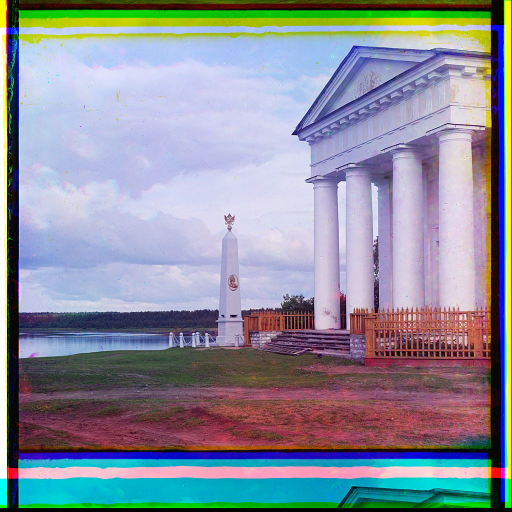
%> input picture ImageAlignment/data/20904v.jpg, 1024 x 1024 px, given in place of 01887u.tif, which was not available (shown at 1/2 size)
$ octave multiscale.m   (GNU Octave 9; MATLAB toolbox functions it lacks are replaced by stand-ins)
%> lines starting %> are read from the running program, lines starting %| are printed output that depends on the picture; pictures that were not available may be replaced by others from this repository, and a replacement may not be noted
%> further down, fullim is the input picture: size 1024x1024x3 uint8; mean R, G, B 139.9, 143.4, 155.7
### seperate_image.m
function [R, G, B] = seperate_image(fullim)

% convert to double matrix
fullim = int16(fullim);
%> fullim: size 1024x1024x3 int16

% compute the height of each part (just 1/3 of total)
height = floor(size(fullim,1)/3);
%> height = 341

% separate color channels
B = fullim(1:height,:);
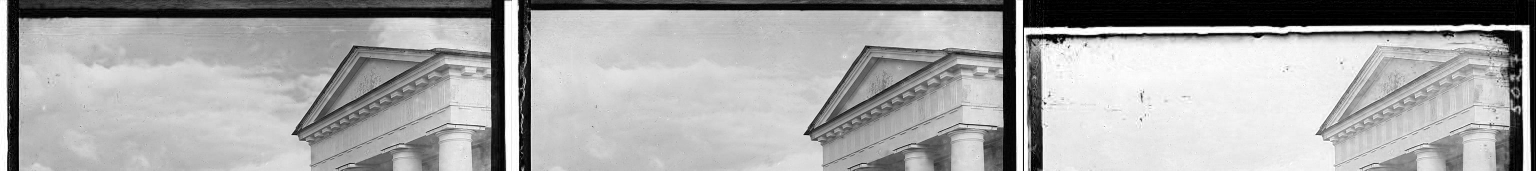
%> B: size 341x3072 int16 (shown at 1/2 size); min 0, max 255, mean 168
G = fullim(height+1:height*2,:);
R = fullim(height*2+1:height*3,:);

end

### multi_scale_shift_result.m
function [gi, gj, bi, bj]  = multi_scale_shift_result(R,inputG,inputB,inigi,inigj,inibi,inibj, search_window_size)

% Try to align G and B onto R
% return their shifted vertical and horizontal value

% R                     - the grayscale matrix of red channel, int
% G                     - the grayscale matrix of green channel, int
% B                     - the grayscale matrix of blue channel, int
% inigi, inigj          - the initial shifted values of G, the [1,1] point
% of the image G(the left top most pixel) will initially be shifted to
% locate at [1+inigi, 1+inigj]. In the single scale implementation, they
% should be 0.
% inibi, inibj          - same thing for image B
% search_window_size    - range of calculation, vertical shift from
% [inigi - search_window_size] to [inigi + search_window_size]

% get three images' size
[m, ~] = size(R);

if(m <= 400)
    [gi, gj, bi, bj] = single_scale_shift_result(R,inputG,inputB,inigi,inigj,inibi,inibj, search_window_size);
else
    scaledR = scaleBy2(R);
    scaledinputG = scaleBy2(inputG);
    scaledinputB = scaleBy2(inputB);

    [gi, gj, bi, bj] = multi_scale_shift_result(scaledR,scaledinputG,scaledinputB,inigi,inigj,inibi,inibj, search_window_size);

    [gi, gj, bi, bj] = single_scale_shift_result(R,inputG,inputB,2*gi,2*gj,2*bi,2*bj, 2);

end

end

### single_scale_shift_result.m
function [gi, gj, bi, bj]  = single_scale_shift_result(R,inputG,inputB,inigi,inigj,inibi,inibj, search_window_size)

% Try to align G and B onto R
% return their shifted vertical and horizontal value

% R                     - the grayscale matrix of red channel, int
% G                     - the grayscale matrix of green channel, int
% B                     - the grayscale matrix of blue channel, int
% inigi, inigj          - the initial shifted values of G, the [1,1] point
% of the image G(the left top most pixel) will initially be shifted to
% locate at [1+inigi, 1+inigj]. In the single scale implementation, they
% should be 0.
% inibi, inibj          - same thing for image B
% search_window_size    - range of calculation, vertical shift from
% [inigi - search_window_size] to [inigi + search_window_size]

R = int16(R);

G = int16(circshift(inputG, [inigi inigj]));

B = int16(circshift(inputB, [inibi inibj]));


% get three images' size
[m, n] = size(R);

% % % % % % % % % % % % % % % % % % % % % % % % % % % % % % % % % % % % %
% input parameters begin

% initialize search window size, -search_window_size ~ search_window_size,
% total search_window_size*2 + 1 overlapped images

% score_window should >= 0 and < 1/2
score_window = 1/4;

% input parameters end
% % % % % % % % % % % % % % % % % % % % % % % % % % % % % % % % % % % % %

% record all scores, maybe I want to plot them later
scoreOfRandG(1:search_window_size * 2 + 1,1:search_window_size * 2 + 1) = 0;
scoreOfRandB = scoreOfRandG;

% initialize the max score to 0
maxScoreForRandG = 0;
maxScoreForRandB = 0;

for i = -search_window_size:search_window_size
    for j = -search_window_size:search_window_size

        indexI = i+search_window_size+1; indexJ = j+search_window_size+1;
        scoreOfRandG(indexI,indexJ) = BrennerGradientScore((R + circshift(G,[i j]))/2,m*score_window,m*(1-score_window),n*score_window,n*(1-score_window));
        scoreOfRandB(indexI,indexJ) = BrennerGradientScore((R + circshift(B,[i j]))/2,m*score_window,m*(1-score_window),n*score_window,n*(1-score_window));

        if(maxScoreForRandG < scoreOfRandG(indexI,indexJ))
            maxScoreForRandG = scoreOfRandG(indexI,indexJ);
            gi = i;gj = j;
        end

        if(maxScoreForRandB < scoreOfRandB(indexI,indexJ))
            maxScoreForRandB = scoreOfRandB(indexI,indexJ);
            bi = i;bj = j;
        end
    end
end

gi = gi + inigi;gj = gj + inigj;bi = bi + inibi; bj = bj + inibj;

end

### multiscale.m

% CSCI 4527/6527: Project 1, starter Matlab code
clear;

% name of the input file, jpg
[imfolder, imname, format] = fileparts('./data/01887u.tif');

% read in the image
fullim = imread(strcat(imfolder,'/',imname,format));

% seperate the image into three channels
[R, G, B] = seperate_image(fullim);
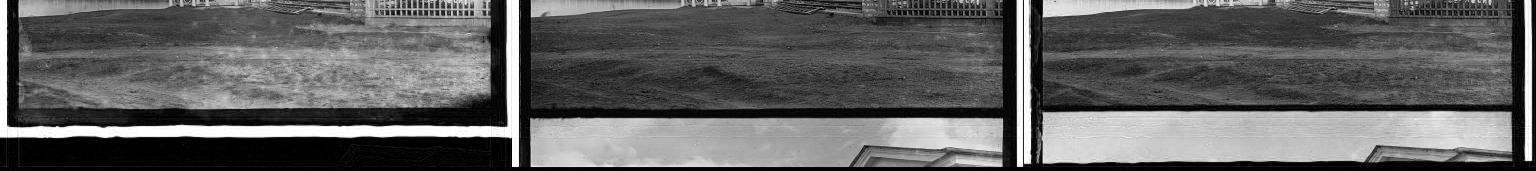
%> R: size 341x3072 int16 (shown at 1/2 size); min 0, max 255, mean 97.5
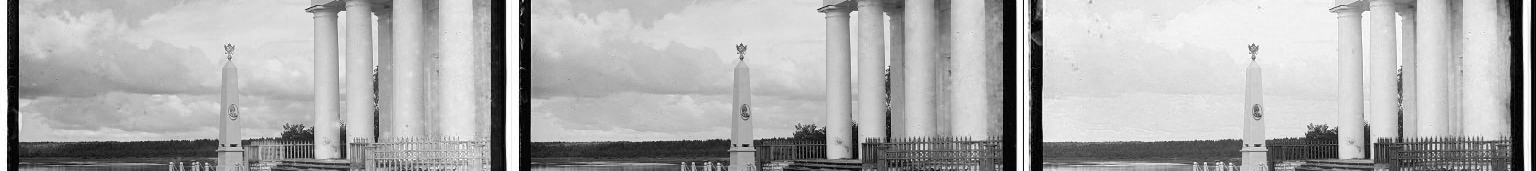
%> G: size 341x3072 int16 (shown at 1/2 size); min 0, max 255, mean 173.9

[m, n] = size(R);
%> m = 341; n = 3072

% calculate how many pixel G and B should shift
[gi, gj, bi, bj] = multi_scale_shift_result(R, G, B, 0, 0, 0, 0, 15);
%> (the run ends here)
